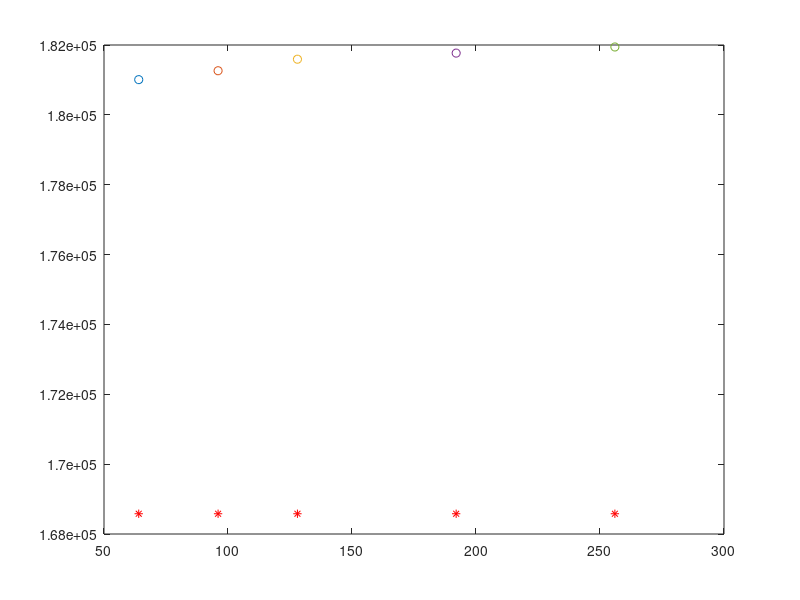

Recreate this plot in MATLAB.
% IP energy consumption by ip based ntwork%
M=20; 

N1=10; N2=15;
N=N1+N2;
Tw=10;
Pipr1=13 ; Papipr2=10.2;
Ps1=68;Ps2=20;Ps3=731;
Es=Tw*(Ps1+Ps2+Ps3);
Eip=N*Pipr1*Tw+N2*Papipr2*Tw+M*Es; 

%ICN energy consuption%

Pr1icn=[13.5 14 15 15.5 16];
Pr2icn=[119.6 120 120.2 120.4 120.6];
Pr3icn=0.053;
Pr2icnapbase=[12.4 13 13.4 13.6 13.8];
Pr1icnapmax=[13.3 13.9 14.3 14.5 14.7];

Eicn1=N*(Pr1icn(1)*Tw+Pr3icn*Tw)+N1*Pr2icn(1)*Tw+N2*Pr2icnapbase(1)*Tw+M*Es;
Eicn2=N*(Pr1icn(2)*Tw+Pr3icn*Tw)+N1*Pr2icn(2)*Tw+N2*Pr2icnapbase(2)*Tw+M*Es;
Eicn3=N*(Pr1icn(3)*Tw+Pr3icn*Tw)+N1*Pr2icn(3)*Tw+N2*Pr2icnapbase(3)*Tw+M*Es;
Eicn4=N*(Pr1icn(4)*Tw+Pr3icn*Tw)+N1*Pr2icn(4)*Tw+N2*Pr2icnapbase(4)*Tw+M*Es;
Eicn5=N*(Pr1icn(5)*Tw+Pr3icn*Tw)+N1*Pr2icn(5)*Tw+N2*Pr2icnapbase(5)*Tw+M*Es;

%teyer proposed
%Eicnpro1=N*(Pr1icn(1)*Tw+Pr3icn*Tw)+(

%figure; plot(64,Eip);plot(96,Eip);plot(128,Eip);plot(192,Eip); plot(256,Eip); plot(384,Eip); plot(512,Eip);

figure; plot (64,Eip,'r*',96,Eip,'r*',128,Eip,'r*',192,Eip,'r*',256,Eip,'r*');
hold on;plot (64,Eicn1,'-o',96,Eicn2,'-o',128,Eicn3,'-o',192,Eicn4,'-o',256,Eicn5,'-o');


%x=[ 1 3 4 5];
%y= [3 4 2 5];
%figure; plot(x,y,'r');
%y2=2*y;
%hold on; plot(x,y2); hold off;